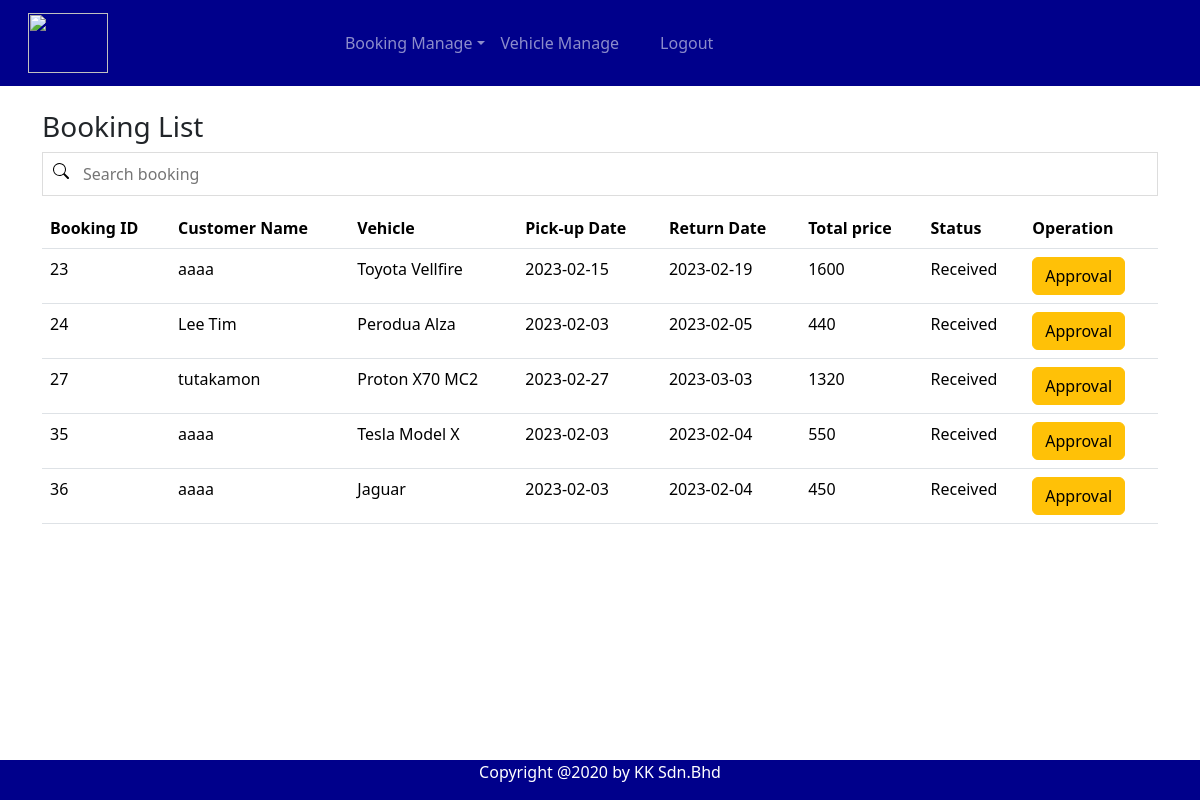
/staffbooking.php (signed in), run on the app's committed database.
### tables this page shows
CREATE TABLE `tb_booking` (
  `b_id` int(11) NOT NULL,
  `b_customer` varchar(15) NOT NULL,
  `b_vehicle` varchar(10) NOT NULL,
  `b_pdate` date NOT NULL,
  `b_rdate` date NOT NULL,
  `b_total` float NOT NULL,
  `b_status` int(5) NOT NULL
);

CREATE TABLE `tb_user` (
  `u_id` varchar(15) NOT NULL,
  `u_pwd` varchar(50) NOT NULL,
  `u_name` varchar(200) NOT NULL,
  `u_address` varchar(200) DEFAULT NULL,
  `u_phone` varchar(20) NOT NULL,
  `u_lno` varchar(20) NOT NULL,
  `u_type` varchar(5) NOT NULL
);

CREATE TABLE `tb_vehicle` (
  `v_reg` varchar(10) NOT NULL,
  `v_type` varchar(20) NOT NULL,
  `v_model` varchar(20) NOT NULL,
  `v_year` varchar(10) DEFAULT NULL,
  `v_price` float NOT NULL,
  `v_pic` text NOT NULL
);

CREATE TABLE `tb_status` (
  `s_id` int(5) NOT NULL,
  `s_desc` varchar(20) NOT NULL
);

### staffbooking.php (the view, shortened to what this page needs)
<?php
include 'headerstaff.php';
include ('dbconnect.php');
$sql = "SELECT * FROM tb_booking
        LEFT JOIN tb_vehicle ON tb_booking.b_vehicle = tb_vehicle.v_reg
        LEFT JOIN tb_status ON tb_booking.b_status = tb_status.s_id
        LEFT JOIN tb_user ON tb_booking.b_customer = tb_user.u_id
        WHERE b_status = '1'";
$result = mysqli_query ($con,$sql);
?>
<div class ="container">
<br><h3>Booking List </h3>
<input type="text" id="myInput" placeholder="Search booking" >
<table class="table table-hover" id="dataTableHover">
  <thead>
    <tr>
      <th scope="col">Booking ID</th>
      <th scope="col">Customer Name</th>
      <th scope="col">Vehicle</th>
      <th scope="col">Pick-up Date</th>
      <th scope="col">Return Date</th>
      <th scope="col">Total price</th>
      <th scope="col">Status</th>
      <th scope="col">Operation</th>
    </tr>
  </thead>
  <tbody>
     <?php
     while($row=mysqli_fetch_array($result))
     {
         echo '<tr>';
         echo "<td>".$row['b_id']."</td>";
         echo "<td>".$row['u_name']."</td>";
         echo "<td>".$row['v_model']."</td>";
         echo "<td>".$row['b_pdate']."</td>";
         echo "<td>".$row['b_rdate']."</td>";
         echo "<td>".$row['b_total']."</td>";
         echo "<td>".$row['s_desc']."</td>";
         echo "<td>";
               echo "<a href= 'staffapproval.php?id=".$row['b_id']."'class ='btn btn-warning'>Approval</a>";
         echo "</td>";
         echo '</tr>';
     }
     ?>
  </tbody>
</table>
</div><br><br><br>
<?php include 'footermain.php';?>

### staffbooking.php (style rules this page uses)
#myInput { background-position: 10px 10px; width: 100%; font-size: 16px; padding: 9px 4px 9px 40px; border: 1px solid #ddd; margin-bottom: 12px; }

### data on the page
tb_booking: b_id "23", b_customer.u_name "aaaa", b_vehicle.v_model "Toyota Vellfire", b_pdate "2023-02-15", b_rdate "2023-02-19", b_total "1600", b_status.s_desc "Received"
tb_booking: b_id "24", b_customer.u_name "Lee Tim", b_vehicle.v_model "Perodua Alza", b_pdate "2023-02-03", b_rdate "2023-02-05", b_total "440", b_status.s_desc "Received"
tb_booking: b_id "27", b_customer.u_name "tutakamon", b_vehicle.v_model "Proton X70 MC2", b_pdate "2023-02-27", b_rdate "2023-03-03", b_total "1320", b_status.s_desc "Received"
tb_booking: b_id "35", b_customer.u_name "aaaa", b_vehicle.v_model "Tesla Model X", b_pdate "2023-02-03", b_rdate "2023-02-04", b_total "550", b_status.s_desc "Received"
tb_booking: b_id "36", b_customer.u_name "aaaa", b_vehicle.v_model "Jaguar", b_pdate "2023-02-03", b_rdate "2023-02-04", b_total "450", b_status.s_desc "Received"
